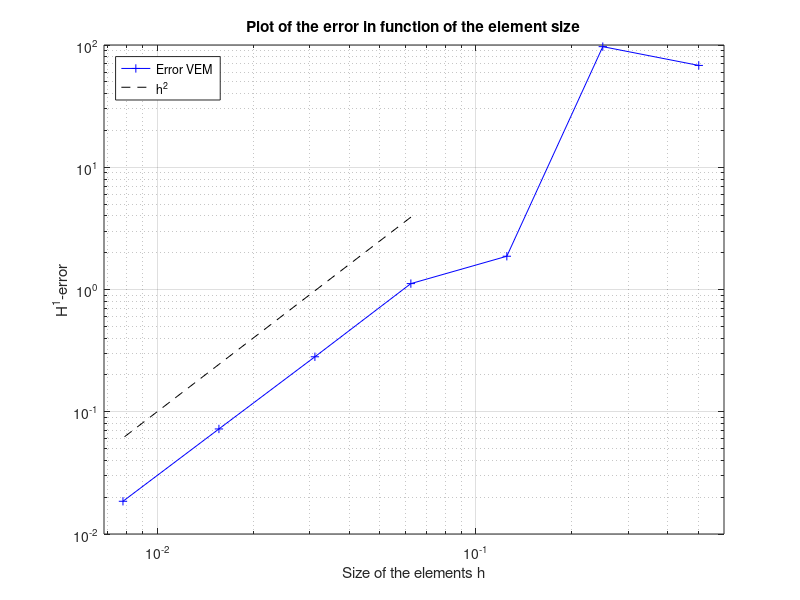
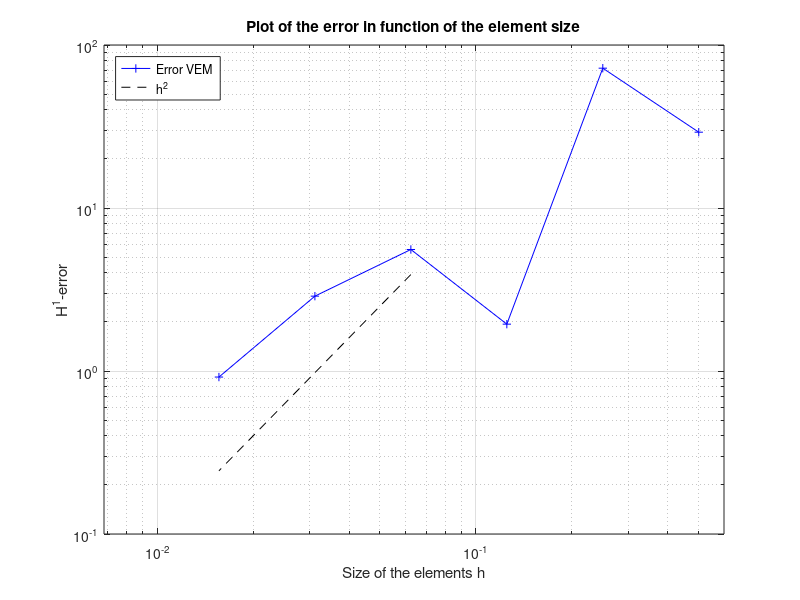

Source code (MATLAB) for these figures, in order:
% Analyse convergence of Laplace equation with Dirichlet boundary
% conditions with the linear (k=1) virtual element method
%
% Geometry: 2D -> square \Omega = (0,1)x(0.1) divided into n square 
% elements, with n ranging from 2^0=1 to 2^7=128
%
% Equation: -lap(u)=0 on \Omega; u=f on \partial\Omega
%

clear
close all
clc

% Data
ne = 2.^(1:7); % number of elements
h = 1./ne; % size of the elements

% Load error from file
% Each row correspond to a given number of elements (from 2^0 to 2^7),
% the first column is the error in the L^\inf-norm, the 2nd one is the 
% error in the H^1-norm.

% err1d = csvread(Output/error1D.csv');
err2d = csvread('Output/error2D.txt');
err3d = csvread('Output/error3D.txt');

%% 2D analysis
% Compute analytically the error convergence slope
dh1=err2d(4:end-1,2)./err2d(5:end,2);
dli=err2d(4:end-1,1)./err2d(5:end,1);
dh=h(4:end-1)./h(5:end);

convH=log(dh1)./log(dh)'
convL=log(dli)./log(dh)'

% Visualization of the error convergence
exact = h(4:end).^2;
exact = exact*10^3;
figure;
loglog(h,err2d(:,2),'+-b');
hold on;
loglog(h(4:end),exact,'--k');
grid on;
xlabel('Size of the elements h');
ylabel('H^1-error');
xlim([h(end)-0.001,h(1)+0.1]);
title('Plot of the error in function of the element size');
legend('Error VEM', 'h^2', 'Location', 'northwest');

%% 3D analysis
% Compute analytically the error convergence slope
dh1=err3d(4:end-1,2)./err3d(5:end,2);
dli=err3d(4:end-1,1)./err3d(5:end,1);
dh=h(4:end-2)./h(5:end-1);

convH=log(dh1)./log(dh)'
convL=log(dli)./log(dh)'

% Visualization of the error convergence
exact = h(4:end-1).^2;
exact = exact*10^3;
figure;
loglog(h(1:end-1),err3d(:,2),'+-b');
hold on;
loglog(h(4:end-1),exact,'--k');
grid on;
xlabel('Size of the elements h');
ylabel('H^1-error');
xlim([h(end)-0.001,h(1)+0.1]);
title('Plot of the error in function of the element size');
legend('Error VEM', 'h^2', 'Location', 'northwest');

